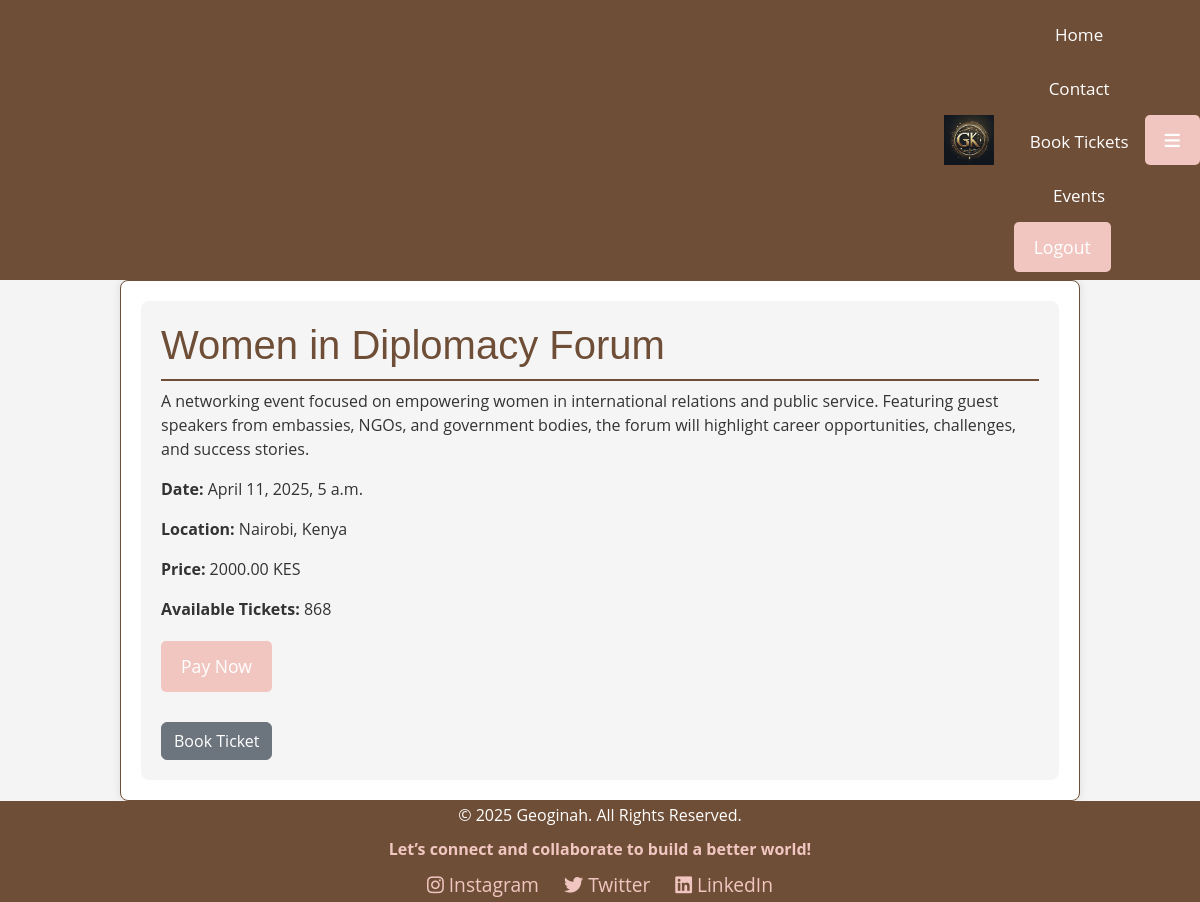
/events/event/9/ (signed in), run on the app's committed database.
### events/models.py (models this page shows, shortened)
class Event(models.Model):
    title = models.CharField(max_length=200)
    description = models.TextField()
    date = models.DateTimeField()
    location = models.CharField(max_length=200)
    price = models.DecimalField(max_digits=10, decimal_places=2, help_text="Price in Kenyan Shillings (KES)")
    available_tickets = models.IntegerField(default=0)
    event_type = models.ForeignKey(EventType, on_delete=models.CASCADE)
    photo = models.ImageField(upload_to='event_photos/', blank=True, null=True)  # New field for event photos

### events/views.py (the view)
# urls.py: path('event/<int:event_id>/', views.event_detail, name='event_detail'),
@login_required
def event_detail(request, event_id):
    event = get_object_or_404(Event, pk=event_id)
    return render(request, 'events/event_detail.html', {
        'event': event,
    })

### events/templates/events/event_detail.html (shortened to what this page needs)
{% extends 'events/base.html' %}
{% block content %}
<div class="event-detail">
    <h1>{{ event.title }}</h1>
    <p>{{ event.description }}</p>
    <p><strong>Date:</strong> {{ event.date }}</p>
    <p><strong>Location:</strong> {{ event.location }}</p>
    <p><strong>Price:</strong> {{ event.price }} KES</p>
    <p><strong>Available Tickets:</strong> {{ event.available_tickets }}</p>
    {% if user.is_authenticated %}
        <form id="payment-form">
            <button type="submit">Pay Now</button>
        </form>
        <a href="{% url 'book_tickets'%}" class="btn btn-secondary" style="margin-top: 20px; display: inline-block;">Book Ticket</a>
    {% else %}
        <p>Please <a href="{% url 'login' %}">login</a> to buy or book tickets.</p>
    {% endif %}
</div>
{% endblock %}

### static/css/styles.css (style rules this page uses)
body { font-family: 'Open Sans', Arial, sans-serif; background-color: #f4f4f4; margin: 0; padding: 0; color: #333; }
h1, h2 { color: #6F4E37; font-family: 'Montserrat', sans-serif; }
.event-detail { padding: 20px; background: #F5F5F5; border-radius: 8px; }
.event-detail h1 { border-bottom: 2px solid #6F4E37; padding-bottom: 10px; color: #6F4E37; }
form { margin-top: 20px; }
button { background-color: #6F4E37; color: white; border: none; padding: 12px 24px; border-radius: 4px; cursor: pointer; transition: all 0.3s; font-size: 1em; }
button { background-color: #f1c6c1; color: #fff; padding: 12px 20px; border: none; border-radius: 5px; font-size: 1.1rem; cursor: pointer; }

### data on the page
Event: title "Women in Diplomacy Forum", description "A networking event focused on empowering women in international relations and public service. Featuring guest speakers from embassies, NGOs, and government bodies, the forum will highlight career opportunities, challenges, and success stories.", date "April 11, 2025, 5 a.m.", location "Nairobi, Kenya", price "2000.00", available_tickets "868"
